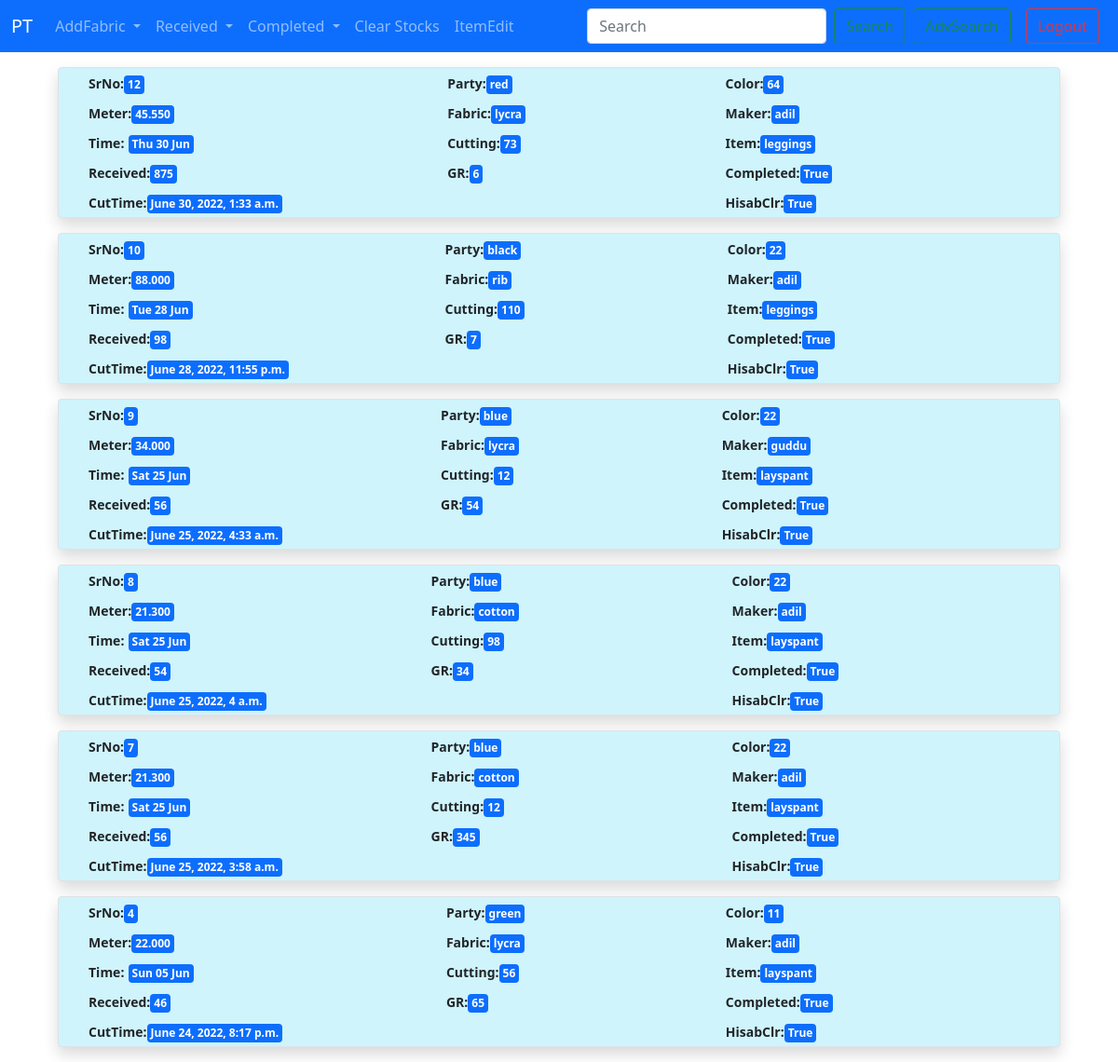
/clrstk/ (signed in), run on the app's committed database.
### stocks/models.py (models this page shows)
class Fabrics(models.Model):
    partycode = models.CharField(max_length=10,)
    color = models.PositiveIntegerField()
    meter = models.DecimalField(max_digits=6, decimal_places=3)
    fabric = models.CharField(max_length=20)
    maker = models.CharField(max_length=15)
    time = models.DateTimeField(default=datetime.now())
    cutting = models.PositiveIntegerField(default=0)
    item = models.CharField(max_length=20,blank=True)
    cut_time = models.DateTimeField(null=True)
    rec_pcs = models.PositiveIntegerField(default=0)
    gr_pcs = models.PositiveIntegerField(default=0)
    completed = models.BooleanField(default=False)
    hsb_clr = models.BooleanField(default=False)

### stocks/views.py (the view)
# urls.py: path('clrstk/',views.clrstk, name='clrstk'),
@user_passes_test(lambda u: u.is_superuser)
def clrstk(request):
    fabs = Fabrics.objects.filter(hsb_clr=True)
    makers=Makers.objects.all()
    return render(request, 'clrstk.html',{'fabs':fabs,'makers':makers})

### templates/clrstk.html
{% extends 'base.html' %}
{% block body %}
<div class="container-fluid">
  <div class="row justify-content-center">
    <div class="col-sm-11 form-group">
      {% if request.user_agent.is_mobile %}
      <table class="table table-hover">
        <thead>
          <tr>
            <th scope="col">Sr No</th>
            <th scope="col">PartyCode</th>
            <th scope="col">Color</th>
            <th scope="col">Meter</th>
            <th scope="col">Fabric</th>
            <th scope="col">Maker</th>
            <th scope="col">Time</th>
            <th scope="col">Cutting</th>
            <th scope="col">Timing</th>
            <th scope="col">Item</th>
            <th scope="col">Received</th>
            <th scope="col">GR</th>
            <th scope="col">Completed</th>
            <th scope="col">HisabClear</th>
          </tr>
        </thead>
        <tbody>
          {% for fab in fabs reversed %}
          <tr>
            <th scope="row">{{fab.id}}</th>
            <td>{{fab.partycode}}</td>
            <td>{{fab.color}}</td>
            <td>{{fab.meter}}</td>
            <td>{{fab.fabric}}</td>
            <td>{{fab.maker}}</td>
            <td>{{fab.time}}</td>
            <td>{{fab.cutting}}</td>
            <td>{{fab.cut_time}}</td>
            <td>{{fab.item}}</td>
            <td>{{fab.rec_pcs}}</td>
            <td>{{fab.gr_pcs}}</td>
            <td>{{fab.completed}}</td>
            <td>{{fab.hsb_clr}}</td>
          </tr>
          {% endfor %}
        </tbody>
      </table>
      {% else %}
      {% for fab in fabs reversed %}
      <div class="col-12 border alert alert-info shadow p-0 fw-bold">
        <table class="table table-borderless ms-md-4 m-0">
          <tbody>
            <tr>
              <td class='py-1'><small>SrNo:</small><button class='badge bg-primary border-0 p-1'>{{fab.id}}</button></td>
              <td class='py-1'><small>Party:</small><button class='badge bg-primary border-0 p-1'> {{fab.partycode}}</button></td>
              <td class='py-1'><small>Color:</small><button class='badge bg-primary border-0 p-1'> {{fab.color}}</button></td>
            </tr>
            <tr>
              <td class='py-1'><small>Meter:</small><button class='badge bg-primary border-0 p-1'>{{fab.meter}}</button></td>
              <td class='py-1'><small>Fabric:</small><button class='badge bg-primary border-0 p-1'>{{fab.fabric}}</button></td>
              <td class='py-1'><small>Maker:</small><button class='badge bg-primary border-0 p-1'>{{fab.maker}}</button></td>
            </tr>
            <tr>
              <td class='py-1'><small>Time:</small> <button class='badge bg-primary border-0 p-1'>{{fab.time|date:"D d M"}}</button></td>
              <td class='py-1'><small>Cutting:</small><button class='badge bg-primary border-0 p-1'>{{fab.cutting}}</button></td>
              <td class='py-1'><small>Item:</small><button class='badge bg-primary border-0 p-1'>{{fab.item}}</button></td>
            </tr>
            <tr>
              <td class='py-1'><small>Received:</small><button class='badge bg-primary border-0 p-1'>{{fab.rec_pcs}}</button></td>
              <td class='py-1'><small>GR:</small><button class='badge bg-primary border-0 p-1'> {{fab.gr_pcs}}</button></td>
              <td class='py-1'><small>Completed:</small><button class='badge bg-primary border-0 p-1'>{{fab.completed}}</button></td>
            </tr>
            <tr>
              <td colspan='2' class='py-1'><small>CutTime:</small><button class='badge bg-primary border-0 p-1'>{{fab.cut_time}}</button></td>
              <td class='py-1'><small>HisabClr:</small><button class='badge bg-primary border-0 p-1'>{{fab.hsb_clr}}</button></td>
            </tr>
          </tbody>
        </table>
      </div>
      {% endfor %}
      {% endif %}
    </div>
  </div>
</div>
{% endblock body %}

### data on the page
Fabrics: id "12", partycode "red", color "64", meter "45.550", fabric "lycra", maker "adil", time "Thu 30 Jun", cutting "73", item "leggings", rec_pcs "875", gr_pcs "6", completed "True", cut_time "June 30, 2022, 1:33 a.m.", hsb_clr "True"
Fabrics: id "10", partycode "black", color "22", meter "88.000", fabric "rib", maker "adil", time "Tue 28 Jun", cutting "110", item "leggings", rec_pcs "98", gr_pcs "7", completed "True", cut_time "June 28, 2022, 11:55 p.m.", hsb_clr "True"
Fabrics: id "9", partycode "blue", color "22", meter "34.000", fabric "lycra", maker "guddu", time "Sat 25 Jun", cutting "12", item "layspant", rec_pcs "56", gr_pcs "54", completed "True", cut_time "June 25, 2022, 4:33 a.m.", hsb_clr "True"
Fabrics: id "8", partycode "blue", color "22", meter "21.300", fabric "cotton", maker "adil", time "Sat 25 Jun", cutting "98", item "layspant", rec_pcs "54", gr_pcs "34", completed "True", cut_time "June 25, 2022, 4 a.m.", hsb_clr "True"
Fabrics: id "7", partycode "blue", color "22", meter "21.300", fabric "cotton", maker "adil", time "Sat 25 Jun", cutting "12", item "layspant", rec_pcs "56", gr_pcs "345", completed "True", cut_time "June 25, 2022, 3:58 a.m.", hsb_clr "True"
Fabrics: id "4", partycode "green", color "11", meter "22.000", fabric "lycra", maker "adil", time "Sun 05 Jun", cutting "56", item "layspant", rec_pcs "46", gr_pcs "65", completed "True", cut_time "June 24, 2022, 8:17 p.m.", hsb_clr "True"
